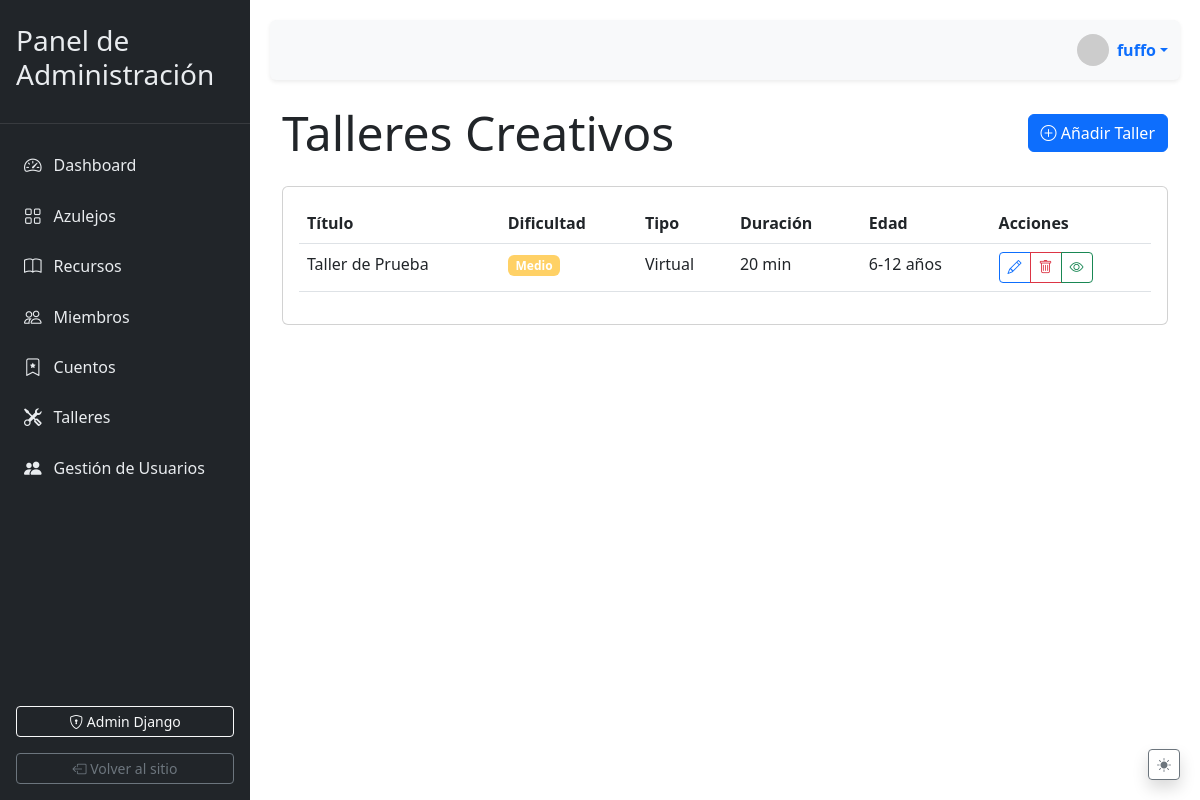
The page /admin-dashboard/talleres/ (signed in) on the database its author committed.
### client/models.py (models this page shows, shortened)
class TallerCreativo(models.Model):
    NIVEL_DIFICULTAD = [
        ('F', _('Fácil')),
        ('M', _('Medio')),
        ('D', _('Difícil')),
    ]
    TIPO_TALLER = [
        ('VIR', _('Virtual')),
        ('PRE', _('Presencial')),
        ('HIB', _('Híbrido')),
    ]
    titulo = models.CharField(_('Título'), max_length=100)
    slug = models.SlugField(max_length=100, unique=True)
    descripcion = models.TextField(_('Descripción'))
    imagen_portada = models.ImageField(_('Imagen de portada'), upload_to='client/static/talleres/portadas/')
    video_tutorial = models.FileField(
        _('Video tutorial'),
        upload_to='client/static/talleres/videos/',
        null=True,
        blank=True,
        validators=[FileExtensionValidator(allowed_extensions=['mp4', 'webm'])]
    )
    duracion_estimada = models.PositiveIntegerField(_('Duración estimada (min)'))
    nivel_dificultad = models.CharField(_('Nivel de dificultad'), max_length=1, choices=NIVEL_DIFICULTAD)
    tipo_taller = models.CharField(_('Tipo de taller'), max_length=3, choices=TIPO_TALLER)
    materiales_necesarios = models.TextField(_('Materiales necesarios'))
    fecha_publicacion = models.DateTimeField(_('Fecha de publicación'), auto_now_add=True)
    edad_recomendada_min = models.PositiveIntegerField(_('Edad mínima recomendada'), default=6)
    edad_recomendada_max = models.PositiveIntegerField(_('Edad máxima recomendada'), default=12)
    activo = models.BooleanField(_('Activo'), default=True)
    personaje_principal = models.CharField(
        _('Personaje principal'),
        max_length=3,
        choices=[('AZU', 'Azulejín'), ('AZA', 'Azulejina')],
        default='AZU'
    )
    class Meta:
        verbose_name = _('Taller creativo')
        verbose_name_plural = _('Talleres creativos')
        ordering = ['-fecha_publicacion']
    def get_nivel_color(self):
        return {
            'F': '#4ECDC4',  # Verde agua
            'M': '#FFD166',  # Amarillo
            'D': '#FF6B6B'   # Rojo
        }.get(self.nivel_dificultad, '#26547C')  # Azul por defecto

### client/views.py (the view)
# urls.py: path('admin-dashboard/talleres/', views.admin_talleres, name='admin_talleres'),
@staff_member_required
def admin_talleres(request):
    talleres = TallerCreativo.objects.all().order_by('-fecha_publicacion')
    context = {
        'talleres': talleres,
        'niveles': TallerCreativo.NIVEL_DIFICULTAD,
        'tipos': TallerCreativo.TIPO_TALLER,
        'form': TallerForm()
    }
    return render(request, 'admin/talleres.html', context)

### client/templates/admin/talleres.html (shortened to what this page needs)
{% extends 'base.html' %}
{% load static %}
{% block content %}
<div class="d-flex justify-content-between align-items-center mb-4">
    <h1 class="display-5 mb-0">Talleres Creativos</h1>
    <button class="btn btn-primary" data-bs-toggle="modal" data-bs-target="#nuevoTallerModal">
        <i class="bi bi-plus-circle"></i> Añadir Taller
    </button>
</div>
<div class="card">
    <div class="card-body">
        <div class="table-responsive">
            <table class="table table-hover">
                <thead>
                    <tr>
                        <th>Título</th>
                        <th>Dificultad</th>
                        <th>Tipo</th>
                        <th>Duración</th>
                        <th>Edad</th>
                        <th>Acciones</th>
                    </tr>
                </thead>
                <tbody>
                    {% for taller in talleres %}
                    <tr>
                        <td>{{ taller.titulo }}</td>
                        <td>
                            <span class="badge" style="background-color: {{ taller.get_nivel_color }}">
                                {{ taller.get_nivel_dificultad_display }}
                            </span>
                        </td>
                        <td>{{ taller.get_tipo_taller_display }}</td>
                        <td>{{ taller.duracion_estimada }} min</td>
                        <td>{{ taller.edad_recomendada_min }}-{{ taller.edad_recomendada_max }} años</td>
                        <td>
                            <div class="btn-group btn-group-sm">
                                <button class="btn btn-outline-primary" data-bs-toggle="modal"
                                        data-bs-target="#editarTallerModal{{ taller.id }}">
                                    <i class="bi bi-pencil"></i>
                                </button>
                                <button class="btn btn-outline-danger" data-bs-toggle="modal"
                                        data-bs-target="#eliminarTallerModal{{ taller.id }}">
                                    <i class="bi bi-trash"></i>
                                </button>
                                <a href="#" class="btn btn-outline-success">
                                    <i class="bi bi-eye"></i>
                                </a>
                            </div>
                        </td>
                    </tr>
                    {% endfor %}
                </tbody>
            </table>
        </div>
    </div>
</div>
{% endblock %}

### client/templates/base.html (shortened to what this page needs)
{% load static %}
<!DOCTYPE html>
<html lang="es" data-bs-theme="{{ request.session.theme|default:'light' }}">
<head>
    <link href="https://cdn.jsdelivr.net/npm/bootstrap@5.3.0/dist/css/bootstrap.min.css" rel="stylesheet">
    <link rel="stylesheet" href="https://cdn.jsdelivr.net/npm/bootstrap-icons@1.10.0/font/bootstrap-icons.css">
</head>
<body>
    <div class="admin-wrapper">
        <div class="sidebar">
            <div class="sidebar-brand">
                <h3>Panel de Administración</h3>
            </div>
            <div class="sidebar-menu">
                <ul>
                    <li class="{% if request.resolver_match.url_name == 'admin_dashboard' %}active{% endif %}">
                        <a href="{% url 'admin_dashboard' %}">
                            <i class="bi bi-speedometer2"></i>
                            <span>Dashboard</span>
                        </a>
                    </li>
                    <li class="{% if request.resolver_match.url_name == 'admin_azulejos' %}active{% endif %}">
                        <a href="{% url 'admin_azulejos' %}">
                            <i class="bi bi-grid"></i>
                            <span>Azulejos</span>
                        </a>
                    </li>
                    <li>
                        <a href="{% url "admin_recursos" %}">
                            <i class="bi bi-book"></i>
                            <span>Recursos</span>
                        </a>
                    </li>
                    <li>
                        <a href="{% url "admin_miembros" %}">
                            <i class="bi bi-people"></i>
                            <span>Miembros</span>
                        </a>
                    </li>
                    <li>
                        <a href="{% url "admin_cuentos" %}">
                            <i class="bi bi-bookmark-star"></i>
                            <span>Cuentos</span>
                        </a>
                    </li>
                    <li>
                        <a href="{% url "admin_talleres" %}">
                            <i class="bi bi-tools"></i>
                            <span>Talleres</span>
                        </a>
                    </li>
                    {% if request.user.is_superuser %}
                    <li class="{% if 'gestion-usuarios' in request.path %}active{% endif %}">
                        <a href="{% url 'gestion_usuarios' %}">
                            <i class="bi bi-people-fill"></i>
                            <span>Gestión de Usuarios</span>
                        </a>
                    </li>
                    {% endif %}
                </ul>
            </div>
            <div class="sidebar-footer">
                <div class="d-grid gap-2">
                    <a href="/admin/" class="btn btn-sm btn-outline-light mb-2">
                        <i class="bi bi-shield-lock"></i> Admin Django
                    </a>
                    <a href="/" class="btn btn-sm btn-outline-secondary">
                        <i class="bi bi-box-arrow-left"></i> Volver al sitio
                    </a>
                </div>
            </div>
        </div>
        <div class="main-content">
            <nav class="navbar navbar-expand navbar-light bg-light mb-4 rounded shadow-sm">
                <div class="container-fluid">
                    <div class="d-flex align-items-center ms-auto">
                        <div class="dropdown">
                            <a href="#" class="d-flex align-items-center text-decoration-none dropdown-toggle"
                                ="dropdownUser" data-bs-toggle="dropdown" aria-expanded="false">
                                <img src="https://ui-avatars.com/api/?name={{ request.user.username }}&background=random"
                                    alt="User" class="rounded-circle me-2" width="32" height="32">
                                <strong>{{ request.user.username }}</strong>
                            </a>
                        </div>
                    </div>
                </div>
            </nav>
            <main class="container-fluid">
                {% block content %}{% endblock %}
            </main>
        </div>
    </div>
    <div class="theme-switcher">
        <button id="themeToggle" class="btn btn-sm btn-outline-secondary shadow">
            <i class="bi bi-sun-fill light-icon"></i>
        </button>
    </div>
</body>
</html>

### client/templates/base.html (style rules this page uses)
:root { --sidebar-width: 250px; --sidebar-bg: #212529; --sidebar-color: #e9ecef; --sidebar-active-bg: #343a40; --transition-time: 0.3s; }
body { transition: background-color var(--transition-time), color var(--transition-time); }
.admin-wrapper { display: flex; min-height: 100vh; }
.sidebar { width: var(--sidebar-width); background-color: var(--sidebar-bg); color: var(--sidebar-color); position: fixed; height: 100vh; transition: all var(--transition-time); z-index: 1000; }
.sidebar-brand { padding: 1.5rem 1rem; border-bottom: 1px solid rgba(255, 255, 255, 0.1); }
.sidebar-menu { padding: 1rem 0; }
.sidebar-menu ul { list-style: none; padding: 0; margin: 0; }
.sidebar-menu li a { display: flex; align-items: center; padding: 0.75rem 1.5rem; color: var(--sidebar-color); text-decoration: none; transition: all 0.2s; }
.sidebar-menu li a i { margin-right: 0.75rem; font-size: 1.1rem; }
.sidebar-footer { padding: 1rem; position: absolute; bottom: 0; width: 100%; }
.main-content { margin-left: var(--sidebar-width); width: calc(100% - var(--sidebar-width)); transition: all var(--transition-time); padding: 20px; }
.navbar { height: 60px; box-shadow: 0 2px 4px rgba(0, 0, 0, 0.05); }
.theme-switcher { position: fixed; bottom: 20px; right: 20px; z-index: 1100; }
.theme-switcher .light-icon { display: inline-block; }

### rows shown on the page
TallerCreativo: titulo "Taller de Prueba", nivel_dificultad "Medio", tipo_taller "Virtual", duracion_estimada "20", edad_recomendada_min "6", edad_recomendada_max "12"

### other values the page prints
{{ request.user.username }} "fuffo"
